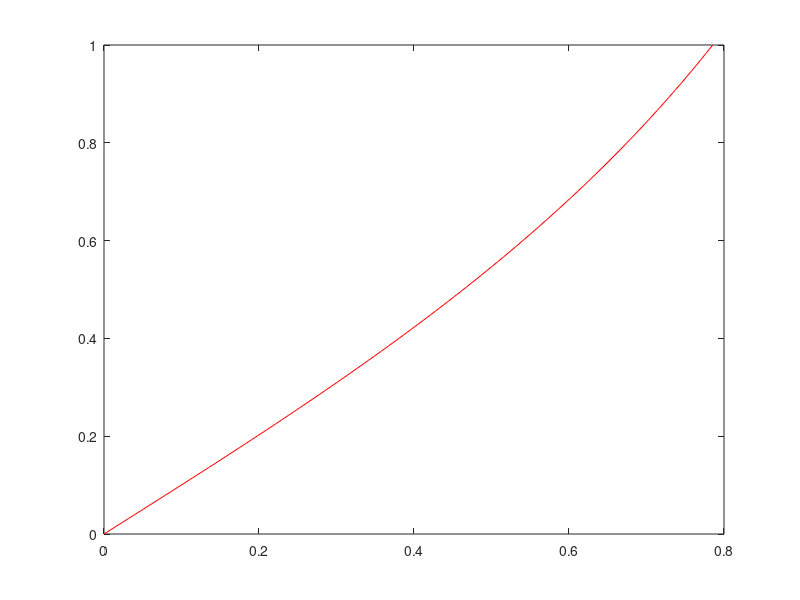
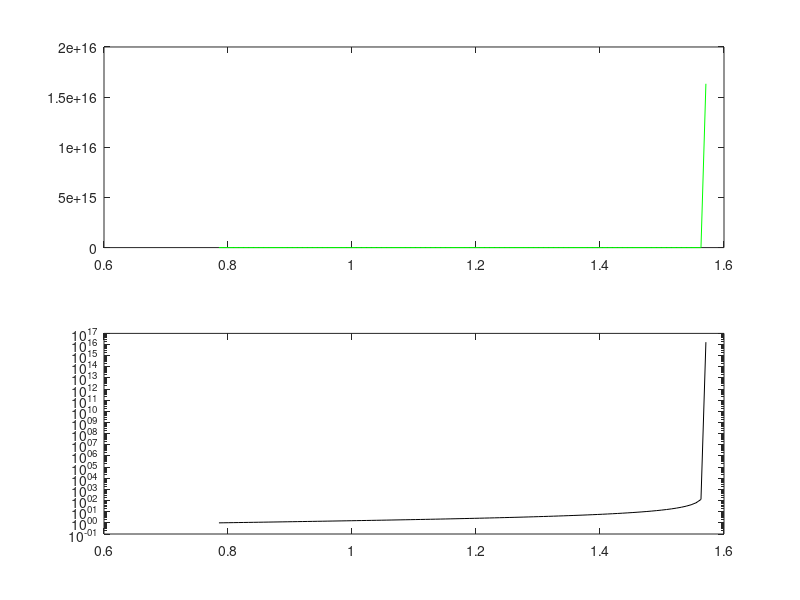
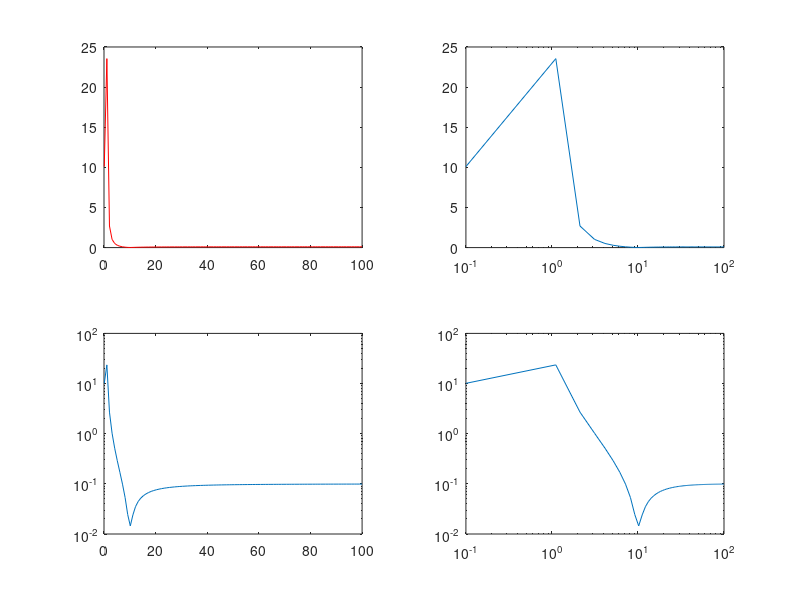

Here is the MATLAB script that generated these plots, in order:
%es1_5
clear all
close all
clc
x=linspace(0,pi/4);
y=tan(x);
figure(1)
plot(x,y,'r')

x=linspace(pi/4,pi/2);
y=tan(x);
figure(2)
subplot(2,1,1)
plot(x,y,'g')
subplot(2,1,2)
semilogy(x,y,'k')

x=linspace(0.1,100);
y=((100*(1-0.01*x.^2).^2+0.02*x.^2)./((1-x.^2).^2+0.1*x.^2)).^(1/2);
figure(3)
subplot(2,2,1)
plot(x,y,'r')
subplot(2,2,2)
semilogx(x,y)
subplot(2,2,3)
semilogy(x,y)
subplot(2,2,4)
loglog(x,y)